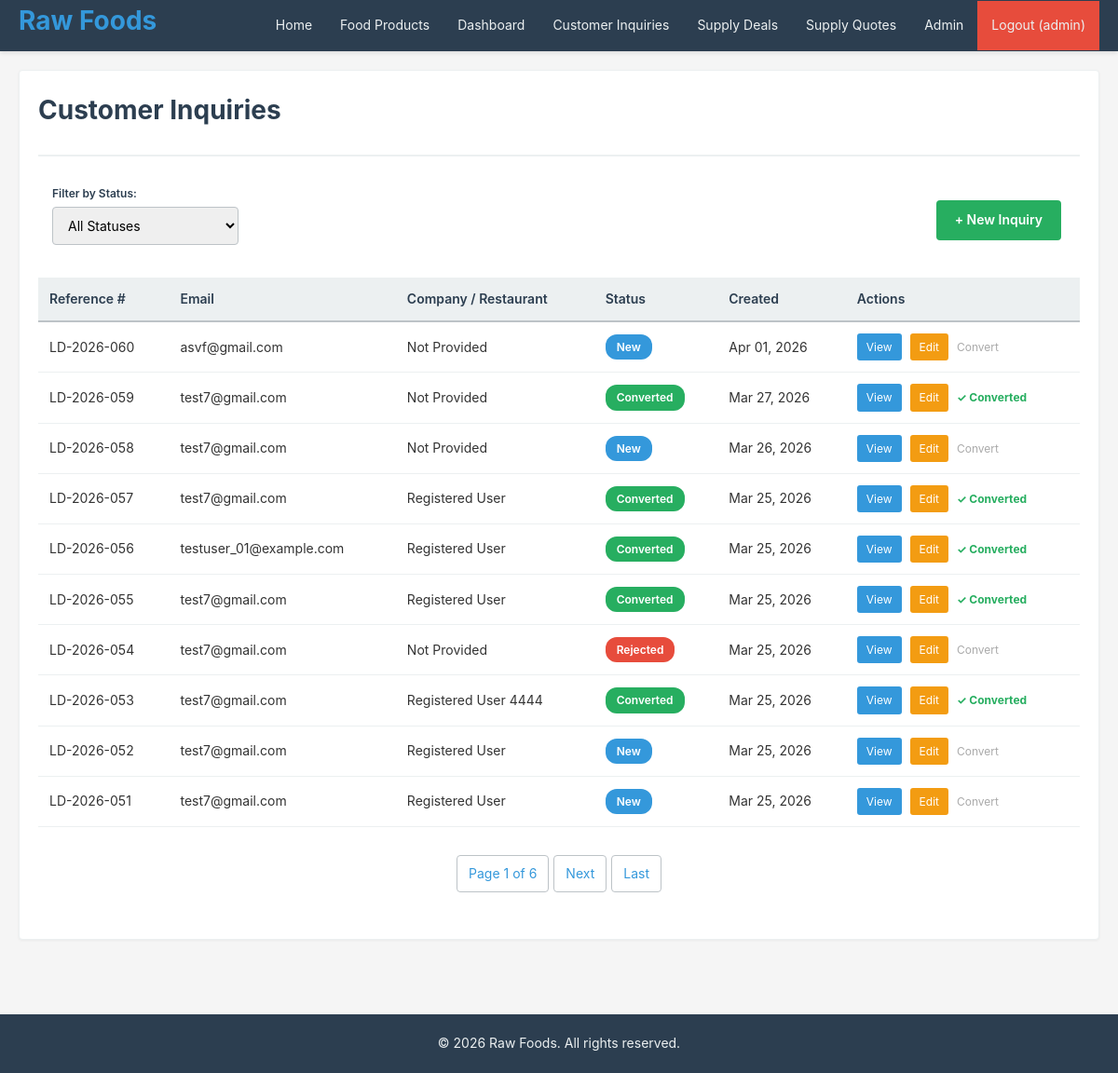
/sales/leads/ (signed in), run on the app's committed database.
### crm/models.py (models this page shows, shortened)
class Lead(models.Model):
    STATUS_CHOICES = [
        ('New', 'New'),
        ('Qualified', 'Qualified'),
        ('Converted', 'Converted'),
        ('Rejected', 'Rejected'),
    ]
    reference_number = models.CharField(
        max_length=20, unique=True, default=generate_lead_reference
    )
    email = models.EmailField()
    company_name = models.CharField(
        max_length=150, verbose_name="Company / Restaurant Name"
    )
    product_interested = models.ForeignKey(
        Product, on_delete=models.SET_NULL, null=True, blank=True,
        verbose_name="Interested Product (Feed/Oil/Grain)"
    )
    quantity = models.IntegerField(
        null=True, blank=True, validators=[MinValueValidator(1)],
        verbose_name="Quantity Required"
    )
    status = models.CharField(max_length=20, choices=STATUS_CHOICES, default='New')
    converted_to_acct_id = models.ForeignKey(
        'Account', on_delete=models.SET_NULL, null=True, blank=True, related_name='leads'
    )
    notes = models.TextField(blank=True, help_text="Delivery Location & other notes")
    created_at = models.DateTimeField(auto_now_add=True)
    updated_at = models.DateTimeField(auto_now=True)
    objects = models.Manager()
    class Meta:  # pylint: disable=too-few-public-methods
        ordering = ['-created_at']
        verbose_name = 'Customer Inquiry'
        verbose_name_plural = 'Customer Inquiries'

### crm/views.py (the view)
# urls.py: path('sales/leads/', views.lead_list, name='lead_list'),
@login_required
@staff_required
def lead_list(request):
    status_filter = request.GET.get('status', '')
    leads = Lead.objects.all()
    if status_filter:
        leads = leads.filter(status=status_filter)
    paginator = Paginator(leads, 10)
    page_num = request.GET.get('page', 1)
    page_obj = paginator.get_page(page_num)
    context = {
        'page_obj': page_obj,
        'leads': page_obj.object_list,
        'status_filter': status_filter,
        'status_choices': Lead.STATUS_CHOICES,
    }
    return render(request, 'lead_list.html', context)

### crm/views.py (called while the page is built)
def staff_required(view_func):
    @wraps(view_func)
    def wrapper(request, *args, **kwargs):
        if not request.user.is_authenticated or not request.user.is_staff:
            messages.error(
                request, "You don't have permission to access this page.")
            return redirect('login')
        return view_func(request, *args, **kwargs)
    return wrapper

### templates/lead_list.html (shortened to what this page needs)
{% extends "base.html" %}
{% block content %}
<div class="card">
    <div class="card-header">
        <h1>Customer Inquiries</h1>
    </div>
    <div class="filter-section">
        <div class="filter-item">
            <label for="status-filter">Filter by Status:</label>
            <select id="status-filter" onchange="window.location.href='?status=' + this.value" class="form-select">
                <option value="">All Statuses</option>
            </select>
        </div>
        <a href="{% url 'lead_create' %}" class="btn btn-success">+ New Inquiry</a>
    </div>
    <div class="card-body">
        {% if leads %}
            <table>
                <thead>
                    <tr>
                        <th>Reference #</th>
                        <th>Email</th>
                        <th>Company / Restaurant</th>
                        <th>Status</th>
                        <th>Created</th>
                        <th>Actions</th>
                    </tr>
                </thead>
                <tbody>
                    {% for lead in leads %}
                        <tr>
                            <td>{{ lead.reference_number }}</td>
                            <td>{{ lead.email }}</td>
                            <td>{{ lead.company_name }}</td>
                            <td><span class="badge badge-{{ lead.status|lower }}">{{ lead.status }}</span></td>
                            <td>{{ lead.created_at|date:"M d, Y" }}</td>
                            <td class="table-actions">
                                <a href="{% url 'lead_detail' lead.id %}" class="action-view">View</a>
                                <a href="{% url 'lead_update' lead.id %}" class="action-edit">Edit</a>
                                {% if lead.status == 'Qualified' and not lead.converted_to_acct_id %}
                                    <a href="{% url 'lead_convert' lead.id %}" class="action-convert">Convert to Opportunity</a>
                                {% elif lead.converted_to_acct_id %}
                                    <span style="color:#27ae60; font-size:12px; font-weight:bold;">✓ Converted</span>
                                {% else %}
                                    <span style="color:#aaa; font-size:12px;" title="Mark as Qualified to convert">Convert</span>
                                {% endif %}
                            </td>
                        </tr>
                    {% endfor %}
                </tbody>
            </table>
        {% else %}
            <p>No inquiries found.</p>
        {% endif %}
        {% if page_obj.has_other_pages %}
            <div class="pagination">
                <span>Page {{ page_obj.number }} of {{ page_obj.paginator.num_pages }}</span>
                {% if page_obj.has_next %}
                    <a href="?page={{ page_obj.next_page_number }}">Next</a>
                    <a href="?page={{ page_obj.paginator.num_pages }}">Last</a>
                {% endif %}
            </div>
        {% endif %}
    </div>
</div>
{% endblock %}

### templates/base.html (shortened to what this page needs)
<!DOCTYPE html>
<html lang="en">
<head>
    {% load static %}
    <link rel="stylesheet" href="{% static 'css/style.css' %}">
</head>
<body>
    <nav class="navbar">
        <div class="nav-container">
            <h1 class="nav-logo">
                <a href="{% url 'home' %}">Raw Foods</a>
            </h1>
            <ul class="nav-menu">
                <li><a href="{% url 'home' %}">Home</a></li>
                <li><a href="{% url 'product_list' %}">Food Products</a></li>
                {% if user.is_authenticated %}
                {% if user.is_staff %}
                <li><a href="{% url 'sales_dashboard' %}">Dashboard</a></li>
                <li><a href="{% url 'lead_list' %}">Customer Inquiries</a></li>
                <li><a href="{% url 'opportunity_list' %}">Supply Deals</a></li>
                <li><a href="{% url 'quote_list' %}">Supply Quotes</a></li>
                {% if user.is_superuser %}
                <li><a href="/admin/">Admin</a></li>
                {% endif %}
                {% else %}
                <li><a href="{% url 'my_orders' %}">My Orders</a></li>
                {% endif %}
                <li><a href="{% url 'logout' %}" class="btn-logout">Logout ({{ user.username }})</a></li>
                {% else %}
                <li><a href="{% url 'request_quote' %}">Request Quote</a></li>
                <li><a href="{% url 'login' %}" class="btn-login">Login</a></li>
                {% endif %}
            </ul>
        </div>
    </nav>
    <div class="container">
        {% block content %}{% endblock %}
    </div>
    <footer class="footer">
        <p>&copy; 2026 Raw Foods. All rights reserved.</p>
    </footer>
</body>
</html>

### static/css/style.css (style rules this page uses)
* { margin: 0; padding: 0; box-sizing: border-box; }
html, body { height: 100%; }
body { font-family: -apple-system, BlinkMacSystemFont, "Segoe UI", Roboto, "Helvetica Neue", Arial, sans-serif; font-size: 14px; line-height: 1.6; color: #333; background-color: #f5f5f5; }
.container { max-width: 1200px; margin: 0 auto; padding: 20px; min-height: calc(100vh - 200px); }
.navbar { background-color: #2c3e50; padding: 0; box-shadow: 0 2px 4px rgba(0, 0, 0, 0.1); position: sticky; top: 0; z-index: 100; }
.nav-container { max-width: 1200px; margin: 0 auto; display: flex; justify-content: space-between; align-items: center; padding: 0 20px; }
.nav-menu { list-style: none; display: flex; gap: 0; align-items: center; flex-wrap: wrap; }
.nav-menu li { margin: 0; }
.nav-menu a { display: block; color: #ecf0f1; padding: 15px 15px; text-decoration: none; transition: background-color 0.3s; }
.btn-logout { background-color: #e74c3c; }
.footer { background-color: #2c3e50; color: #ecf0f1; text-align: center; padding: 20px; margin-top: 40px; }
label { display: block; margin-bottom: 5px; font-weight: 600; color: #2c3e50; }
.form-input, .form-select, .form-textarea { width: 100%; padding: 10px 12px; border: 1px solid #bdc3c7; border-radius: 4px; font-family: inherit; font-size: 14px; transition: border-color 0.3s, box-shadow 0.3s; }
.btn { display: inline-block; padding: 10px 20px; margin-right: 5px; margin-bottom: 5px; border: none; border-radius: 4px; cursor: pointer; font-size: 14px; font-weight: 600; text-decoration: none; transition: background-color 0.3s, color 0.3s; text-align: center; }
.btn-success { background-color: #27ae60; color: white; }
table { width: 100%; border-collapse: collapse; background-color: white; margin: 20px 0; }
thead { background-color: #ecf0f1; border-bottom: 2px solid #bdc3c7; }
th { padding: 12px; text-align: left; font-weight: 600; color: #2c3e50; }
td { padding: 12px; border-bottom: 1px solid #ecf0f1; }
.table-actions { white-space: nowrap; }
.table-actions a { display: inline-block; padding: 5px 10px; margin-right: 5px; font-size: 12px; text-decoration: none; border-radius: 3px; }
.action-view { background-color: #3498db; color: white; }
.action-edit { background-color: #f39c12; color: white; }
.card { background-color: white; border: 1px solid #ecf0f1; border-radius: 4px; padding: 20px; margin-bottom: 20px; box-shadow: 0 1px 3px rgba(0, 0, 0, 0.05); }
.card-header { border-bottom: 2px solid #ecf0f1; padding: 0 0 15px 0; margin-bottom: 15px; }
.card-body { min-height: 100px; }
h1 { font-size: 28px; color: #2c3e50; margin-bottom: 10px; }
a { color: #3498db; text-decoration: none; }
.pagination { display: flex; justify-content: center; gap: 5px; margin: 30px 0; flex-wrap: wrap; }
.pagination a, .pagination span { padding: 8px 12px; border: 1px solid #bdc3c7; border-radius: 4px; background-color: white; text-decoration: none; color: #3498db; }
.filter-section { background-color: white; padding: 15px; border-radius: 4px; margin-bottom: 20px; display: flex; gap: 15px; flex-wrap: wrap; align-items: flex-end; }
.filter-item { flex: 0 0 auto; }
.filter-item label { margin-bottom: 5px; font-size: 12px; }
.filter-item select { min-width: 200px; }
.badge { display: inline-block; padding: 4px 12px; border-radius: 12px; font-size: 12px; font-weight: 600; }
.badge-new { background-color: #3498db; color: white; }
.badge-converted { background-color: #27ae60; color: white; }
.badge-rejected { background-color: #e74c3c; color: white; }

### data on the page
Lead: reference_number "LD-2026-060", email "asvf@gmail.com", company_name "Not Provided", status "New", created_at "Apr 01, 2026", shows "Convert"
Lead: reference_number "LD-2026-059", email "test7@gmail.com", company_name "Not Provided", status "Converted", created_at "Mar 27, 2026", shows "✓ Converted"
Lead: reference_number "LD-2026-058", email "test7@gmail.com", company_name "Not Provided", status "New", created_at "Mar 26, 2026", shows "Convert"
Lead: reference_number "LD-2026-057", email "test7@gmail.com", company_name "Registered User", status "Converted", created_at "Mar 25, 2026", shows "✓ Converted"
Lead: reference_number "LD-2026-056", email "testuser_01@example.com", company_name "Registered User", status "Converted", created_at "Mar 25, 2026", shows "✓ Converted"
Lead: reference_number "LD-2026-055", email "test7@gmail.com", company_name "Registered User", status "Converted", created_at "Mar 25, 2026", shows "✓ Converted"
Lead: reference_number "LD-2026-054", email "test7@gmail.com", company_name "Not Provided", status "Rejected", created_at "Mar 25, 2026", shows "Convert"
Lead: reference_number "LD-2026-053", email "test7@gmail.com", company_name "Registered User 4444", status "Converted", created_at "Mar 25, 2026", shows "✓ Converted"
Lead: reference_number "LD-2026-052", email "test7@gmail.com", company_name "Registered User", status "New", created_at "Mar 25, 2026", shows "Convert"
Lead: reference_number "LD-2026-051", email "test7@gmail.com", company_name "Registered User", status "New", created_at "Mar 25, 2026", shows "Convert"

### other printed values
{{ user.username }} "admin"
{{ page_obj.number }} "1"
{{ page_obj.paginator.num_pages }} "6"
